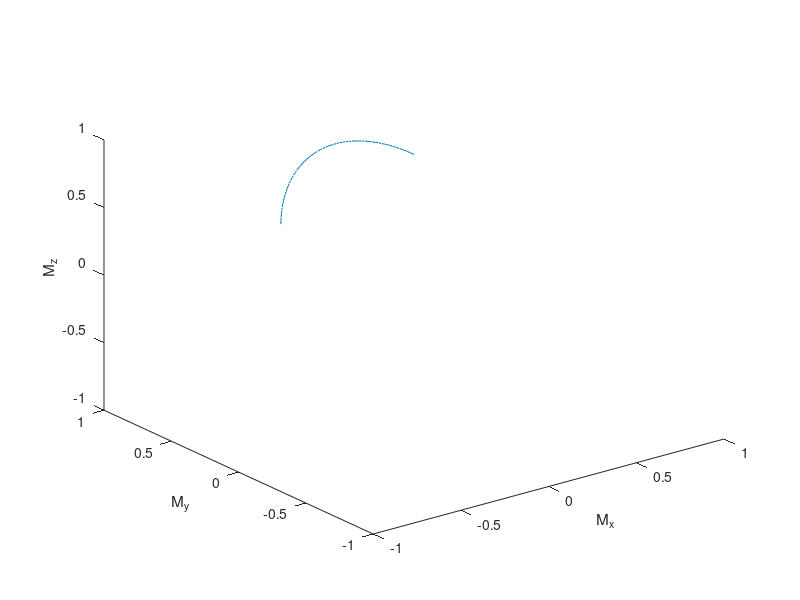

Recreate this plot in MATLAB. (Note: this script raises an error after producing the figure.)
clear;
close all;

    gamma = 2 * pi * 42.58e6; %rad/(s*T)
    T1 = 300e-3; %縦緩和時間;    %s
    T2 = 150e-3; %横緩和時間;    %s
    B0 = 0.3; %静磁場         %T
    b_x0 = 1e-5; %B1のt=0でのx成分 %T
    b_y0 = 0; %B1のt=0でのy成分 %T
    omega_0 = gamma * B0;%一次回転座標の角周波数(B1の角周波数)

    %M_hは斉時解(ベクトル)
    %M_sは特解(ベクトル)
    M_inf = 1;%熱平衡状態でのM_zの値(スカラー)
    timesize =  5.8e-4;
    h =1e-5; %stepのこと
    i = 1;

    M_x = zeros(1,int8(timesize/h)); %ここ要相談
    M_y = zeros(1,int8(timesize/h));
    M_z = zeros(1,int8(timesize/h));

    R1 = 2*pi/T1; %rad
    R2 = 2*pi/T2; %rad

    omega_x = gamma * b_x0;
    omega_y = gamma * b_y0;
    omega_z = gamma * B0;
    d_omega = omega_0 - omega_z;

    M_a = [0; 0; R1*M_inf];
    M_i = [0; 0; 1]; %磁化の初期値(ベクトル)

    I = eye(3);

    MA = [-R2, -d_omega, -omega_y;...
        d_omega, -R2, omega_x;...
        omega_y, -omega_x, -R1];

    M_s = -inv(MA) * M_a;
    for t = 0:h:timesize
      M = expm(MA * t) * M_i + (I - expm(MA * t)) * M_s;
      M_x(i) = M(1,1);
      M_y(i) = M(2,1);
      M_z(i) = M(3,1);
      i = i + 1;
    end
%-------------------------------------------------------------------------------
%描写部分
%-------------------------------------------------------------------------------
    figure;
    plot3(M_x,M_y,M_z);
    xlabel('M_x');
    ylabel('M_y');
    zlabel('M_z');
    xlim([-1,1]);
    ylim([-1,1]);
    zlim([-1,1]);
    ax = gca;
    ax.FontName = 'Times New Roman';
    ax.FontSize = 16;
    grid on;
    grid minor;
